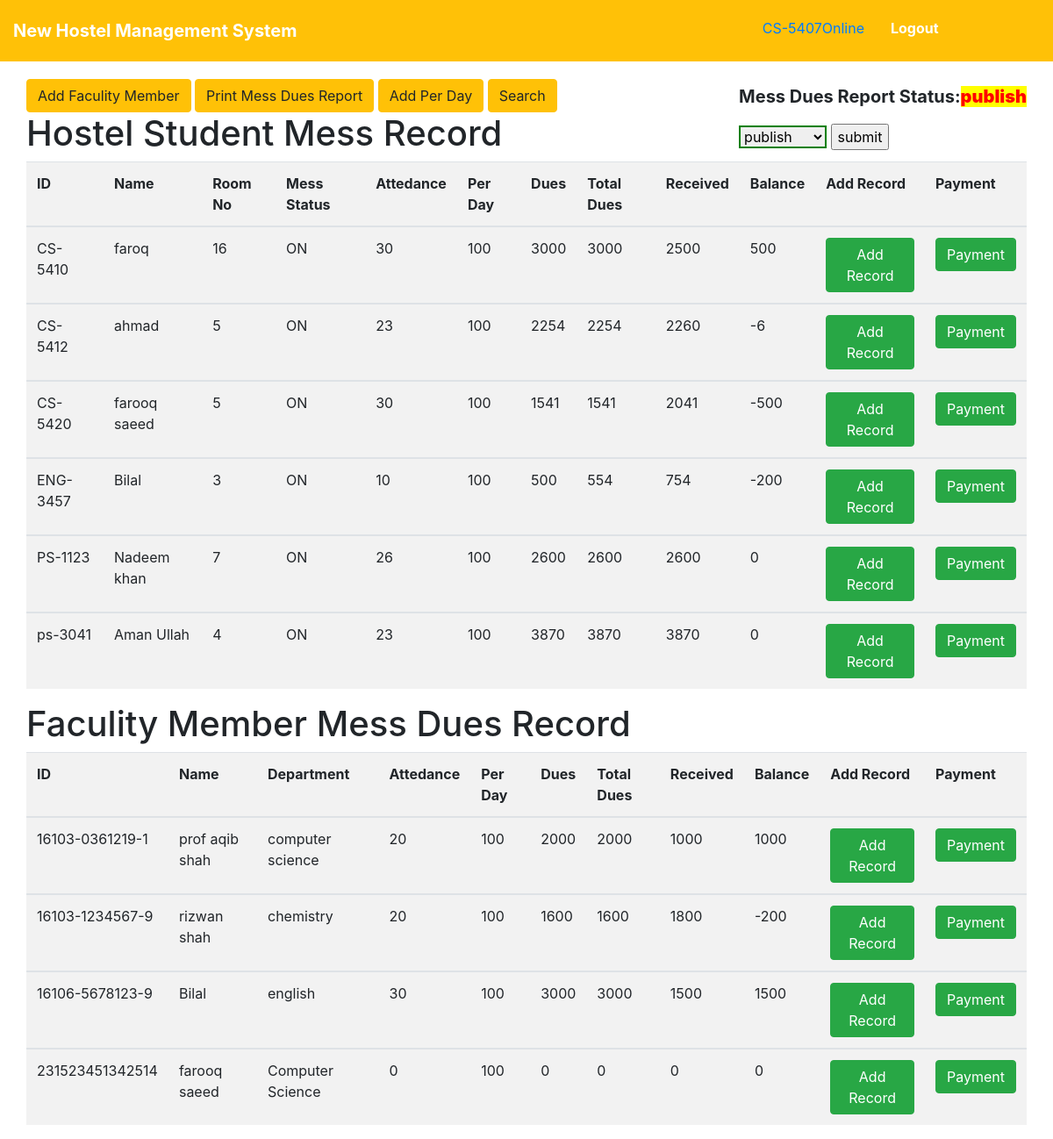
Screenshot of /php/mess_dues_display.php (signed in) with the database file from the repository.
### tables this page shows
CREATE TABLE `merit_list_status` (
  `S_No` int(10) NOT NULL,
  `first_merit_list` varchar(10) NOT NULL,
  `second_merit_list` varchar(10) NOT NULL,
  `third_merit_list` varchar(10) NOT NULL,
  `mess_pdf` varchar(20) NOT NULL
);

CREATE TABLE `mess_dues` (
  `ID` varchar(20) NOT NULL,
  `name` varchar(20) NOT NULL,
  `room_no` int(20) NOT NULL,
  `mess_status` varchar(10) NOT NULL,
  `Attd` int(20) NOT NULL,
  `per_day` int(20) NOT NULL,
  `dues` int(20) NOT NULL,
  `total_dues` int(20) NOT NULL,
  `Received` int(20) NOT NULL,
  `Balance` int(20) NOT NULL
);

CREATE TABLE `mess_member` (
  `nic_no` varchar(20) NOT NULL,
  `name` varchar(20) NOT NULL,
  `department` varchar(20) NOT NULL,
  `Attd` int(20) NOT NULL,
  `per_day` int(20) NOT NULL,
  `dues` int(20) NOT NULL,
  `total_dues` int(20) NOT NULL,
  `Received` int(20) NOT NULL,
  `Balance` int(20) NOT NULL
);

### php/mess_dues_display.php (the view, shortened to what this page needs)
<?php
include'connection.php';
    $sql = "SELECT mess_pdf FROM  merit_list_status";
    $result=mysqli_query($conn, $sql);
if ( $result) {
       $row=mysqli_fetch_assoc($result);
       $status=$row['mess_pdf'];
} else {
    echo "Error: " . $sql . "<br>" . mysqli_error($conn);
}
?>
<!DOCTYPE html>
<html>
<head>
<link rel="stylesheet" href="https://maxcdn.bootstrapcdn.com/bootstrap/4.4.1/css/bootstrap.min.css">
</head>
<body>
    <div id="conn" class="container-fluid bg-warning sticky-top">
    <div class="row">
        <div class="col-lg-4">
            <p class="text-white">New Hostel Management System</p>
        </div>
        <div class="col-lg-4 text-right">
        </div>
        <div class="col-lg-2 text-right text-white">
            <a href=""><?php echo $_SESSION['stu_id']."Online"; ?></a>
        </div>
        <div class="col-lg-2 text-left text-white">
        <a id="lognn" href="food_monitor_logout.php"><i class="fa fa-sign-out"></i> Logout</a>
        </div>
    </div>
</div>
<div class="container-fluid">
<div class="col-lg-12 col-md-10 col-sm-12 col-xs-12">
	<div id="batnn">
	 <a href="add_student.php" class="btn btn-warning">Add Faculity Member</a>
     <a href="mess_dues_pdf.php" class="btn btn-warning">Print Mess Dues Report</a>
     <a href="add_record_for_moniter.php" class="btn btn-warning">Add Per Day</a>
     <a href="search.php" class="btn btn-warning">Search</a>
     <div style="float: right;">
     <form style="margin-top: 5px;" action="mess_pdf_status.php" method="POST" >
      <p>Mess Dues Report Status:<b style="background-color: yellow; color: red"><?php  echo $status; ?></b></p>
     <select style="width: 100px; border: 2px solid green; " name="forth"><option>publish</option>
        <option>unpublish</option></select>
     <input type="submit" name="submit" value="submit">
     </form>
     </div>
     </div>
    <h1>Hostel Student Mess Record</h1>
    <table class="table table-striped">
	<tbody>
 	<tr>
 	<th>ID</th>
 	<th>Name</th>
 	<th>Room No</th>
 	<th>Mess Status</th>
 	<th>Attedance</th>
 	<th>Per Day</th>
 	<th>Dues</th>
 	<th>Total Dues</th>
 	<th>Received</th>
 	<th>Balance</th>
 	<th>Add Record</th>
 	<th>Payment</th>
 	</tr>
 	</tbody>
<?php
include'connection.php';
			$sql = "SELECT * FROM mess_dues";
			$result = mysqli_query($conn, $sql);
			        while($row = mysqli_fetch_assoc($result)) {
                     $id =$row["ID"];
                     $name =$row["name"];
                     $room_no =$row["room_no"];
                     $mess_status =$row["mess_status"];
                     $Attd =$row["Attd"];
                     $per_day =$row["per_day"];
                     $duse =$row["dues"];
                     $total_dues =$row["total_dues"];
                     $Received =$row["Received"];
                     $Balance =$row["Balance"];
 ?>
   <tbody>
 	<tr>
 		<td><?php echo $id; ?></td>
 		<td><?php echo  $name; ?></td>
 		<td><?php echo  $room_no; ?></td>
 		<td><?php echo  $mess_status; ?></td>
 		<td><?php echo   $Attd; ?></td>
 		<td><?php echo   $per_day; ?></td>
 		<td><?php echo   $duse; ?></td>
 		<td><?php echo   $total_dues; ?></td>
 		<td><?php echo   $Received; ?></td>
 		<td><?php echo   $Balance; ?></td>
 		<td>
 		<a href="add_record2.php?id=<?php echo $id; ?>" class="btn btn-success">Add Record</a>
 		</td>
 		<td><a href="payment2.php?id=<?php echo $id; ?>" class="btn btn-success">Payment</a></td>
 	<?php } ?>
 	</tr>
 	</tbody>
 </table>
 <h1>Faculity Member Mess Dues Record</h1>
    <table class="table table-striped">
	<tbody>
 	<tr>
    <th>ID</th>
 	<th>Name</th>
 	<th>Department</th>
 	<th>Attedance</th>
 	<th>Per Day</th>
 	<th>Dues</th>
 	<th>Total Dues</th>
 	<th>Received</th>
 	<th>Balance</th>
 	<th>Add Record</th>
 	<th>Payment</th>
 	</tr>
 	</tbody>
<?php
include'connection.php';
			$sql = "SELECT * FROM mess_member";
			$result = mysqli_query($conn, $sql);
			        while($row = mysqli_fetch_assoc($result)) {
                     $nic_no =$row["nic_no"];
                     $name =$row["name"];
                     $department =$row["department"];
                     $Attd =$row["Attd"];
                     $per_day =$row["per_day"];
                     $duse =$row["dues"];
                     $total_dues =$row["total_dues"];
                     $Received =$row["Received"];
                     $Balance =$row["Balance"];
 ?>
   <tbody>
 	<tr>
        <td><?php echo  $nic_no; ?></td>
 		<td><?php echo  $name; ?></td>
 		<td><?php echo  $department; ?></td>
 		<td><?php echo  $Attd; ?></td>
 		<td><?php echo  $per_day; ?></td>
 		<td><?php echo  $duse; ?></td>
 		<td><?php echo  $total_dues; ?></td>
 		<td><?php echo  $Received; ?></td>
 		<td><?php echo  $Balance; ?></td>
 		<td>
 		<a href="add_record_new.php?id=<?php echo $nic_no; ?>" class="btn btn-success">Add Record</a>
 		</td>
 		<td><a href="payment_new.php?id=<?php echo $nic_no; ?>" class="btn btn-success">Payment</a></td>
 	<?php } ?>
 	</tr>
 	</tbody>
 </table>
</div>
</body>
</html>

### php/mess_dues_display.php (style rules this page uses)
#conn { height: 70px; }
#lognn { color: white; font-weight:bold; text-decoration: none; }
p { font-weight: bold; font-size: 20px; }
.row { padding-top: 20px; }
#batnn { margin-top: 20px; }

### rows the page displays
merit_list_status: mess_pdf "publish"
mess_dues: ID "CS-5410", name "faroq", room_no "16", mess_status "ON", Attd "30", per_day "100", dues "3000", total_dues "3000", Received "2500", Balance "500"
mess_dues: ID "CS-5412", name "ahmad", room_no "5", mess_status "ON", Attd "23", per_day "100", dues "2254", total_dues "2254", Received "2260", Balance "-6"
mess_dues: ID "CS-5420", name "farooq saeed", room_no "5", mess_status "ON", Attd "30", per_day "100", dues "1541", total_dues "1541", Received "2041", Balance "-500"
mess_dues: ID "ENG-3457", name "Bilal", room_no "3", mess_status "ON", Attd "10", per_day "100", dues "500", total_dues "554", Received "754", Balance "-200"
mess_dues: ID "PS-1123", name "Nadeem khan", room_no "7", mess_status "ON", Attd "26", per_day "100", dues "2600", total_dues "2600", Received "2600", Balance "0"
mess_dues: ID "ps-3041", name "Aman Ullah", room_no "4", mess_status "ON", Attd "23", per_day "100", dues "3870", total_dues "3870", Received "3870", Balance "0"
mess_member: nic_no "16103-0361219-1", name "prof aqib shah", department "computer science", Attd "20", per_day "100", dues "2000", total_dues "2000", Received "1000", Balance "1000"
mess_member: nic_no "16103-1234567-9", name "rizwan shah", department "chemistry", Attd "20", per_day "100", dues "1600", total_dues "1600", Received "1800", Balance "-200"
mess_member: nic_no "16106-5678123-9", name "Bilal", department "english", Attd "30", per_day "100", dues "3000", total_dues "3000", Received "1500", Balance "1500"
mess_member: nic_no "231523451342514", name "farooq saeed", department "Computer Science", Attd "0", per_day "100", dues "0", total_dues "0", Received "0", Balance "0"

### other values shown
$_SESSION['stu_id'] "CS-5407"
